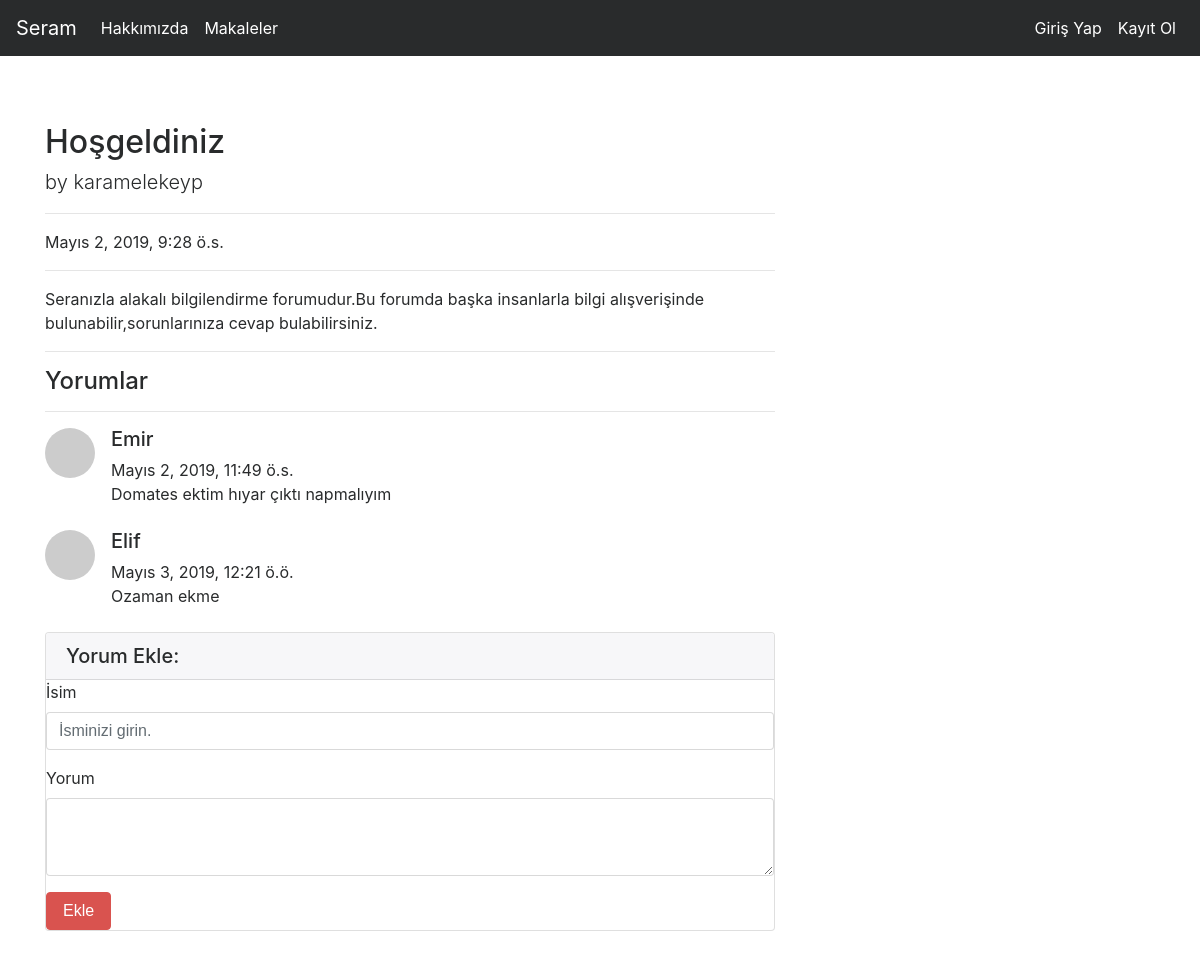
Screenshot of /articles/article/14 with the database file from the repository.
### article/models.py (models this page shows, shortened)
class Article(models.Model):
    author = models.ForeignKey("auth.User",on_delete=models.CASCADE,verbose_name = "Yazar")
    title = models.CharField(max_length = 50,verbose_name = "Başlık")
    content = RichTextField()
    created_date = models.DateTimeField(auto_now_add=True,verbose_name="Oluşturulma Tarihi")
    article_image = models.FileField(blank = True,null = True,verbose_name="Makaleye Fotoğraf Ekleyin.")#hem boş olabilir hem dolu
    class Meta:
        ordering = ['-created_date']

class Comment(models.Model):
    article = models.ForeignKey(Article,on_delete = models.CASCADE,verbose_name="Makale",related_name="comments")
    comment_author = models.CharField(max_length = 50,verbose_name ="İsim")
    comment_content = models.CharField(max_length=200,verbose_name="Yorum")
    comment_date = models.DateTimeField(auto_now_add=True)
    class Meta:
        ordering = ['comment_date']#sıralama yapılır

### article/views.py (the view)
# urls.py: path('article/<int:id>',views.detail,name ="detail"),
def detail(request,id):
    article =  get_object_or_404(Article,id = id)
    comments = article.comments.all()
    return render(request,"detail.html",{"article":article,"comments":comments})

### templates/detail.html (shortened to what this page needs)
{% extends "layout.html" %}
{% block body %}
<div class="row">
        <div class="col-lg-8">
          <h2 class="mt-4">{{article.title}}</h2>
          <p class="lead">
            by
            {{article.author.username}}
          </p>
          <hr>
          <p>{{article.created_date}}</p>
          <hr>
          <p class="lead">
              {{article.content|safe}}
          </p>
          <hr>
          <h4>Yorumlar</h4>
          <hr>
          {% if comments %}
          {% for comment in comments %}
            <div class="media mb-4">
            <img class="d-flex mr-3 rounded-circle" src="http://placehold.it/50x50" alt="">
            <div class="media-body">
              <h5 class="mt-0">{{comment.comment_author}}</h5>
              {{comment.comment_date}}<br>
              {{comment.comment_content}}
            </div>
          </div>
          {% endfor %}
          {% else %}
          <div class="alert alert-danger">
          Bu makaleye herhangi bir yorum yazılmamış,İlk yorum yapan siz olun.
          </div>
          {% endif %}
          <div class="card my-4">
            <h5 class="card-header">Yorum Ekle:</h5>
            <div class="card-body">
              <form method="post" action = "{% url 'article:comment' article.id %}" >
                <div class="form-group">
                <label for="formGroupExampleInput">İsim</label>
                <input name = "comment_author" type="text" class="form-control" id="formGroupExampleInput" placeholder="İsminizi girin.">
                </div>
                <div class="form-group">
                  <label for="formGroupExampleInput">Yorum</label>
                  <textarea name ="comment_content" class="form-control" rows="3"></textarea>
                </div>
                <button type="submit" class="btn btn-danger">Ekle</button>
              </form>
            </div>
          </div>
 </div>
{% endblock body %}

### rows the page displays
Article: title "Hoşgeldiniz", author.username "karamelekeyp", created_date "Mayıs 2, 2019, 9:28 ö.s.", content "Seranızla alakalı bilgilendirme forumudur.Bu forumda başka insanlarla bilgi alışverişinde bulunabilir,sorunlarınıza cevap bulabilirsiniz."
Comment: comment_author "Emir", comment_date "Mayıs 2, 2019, 11:49 ö.s.", comment_content "Domates ektim hıyar çıktı napmalıyım"
Comment: comment_author "Elif", comment_date "Mayıs 3, 2019, 12:21 ö.ö.", comment_content "Ozaman ekme"
